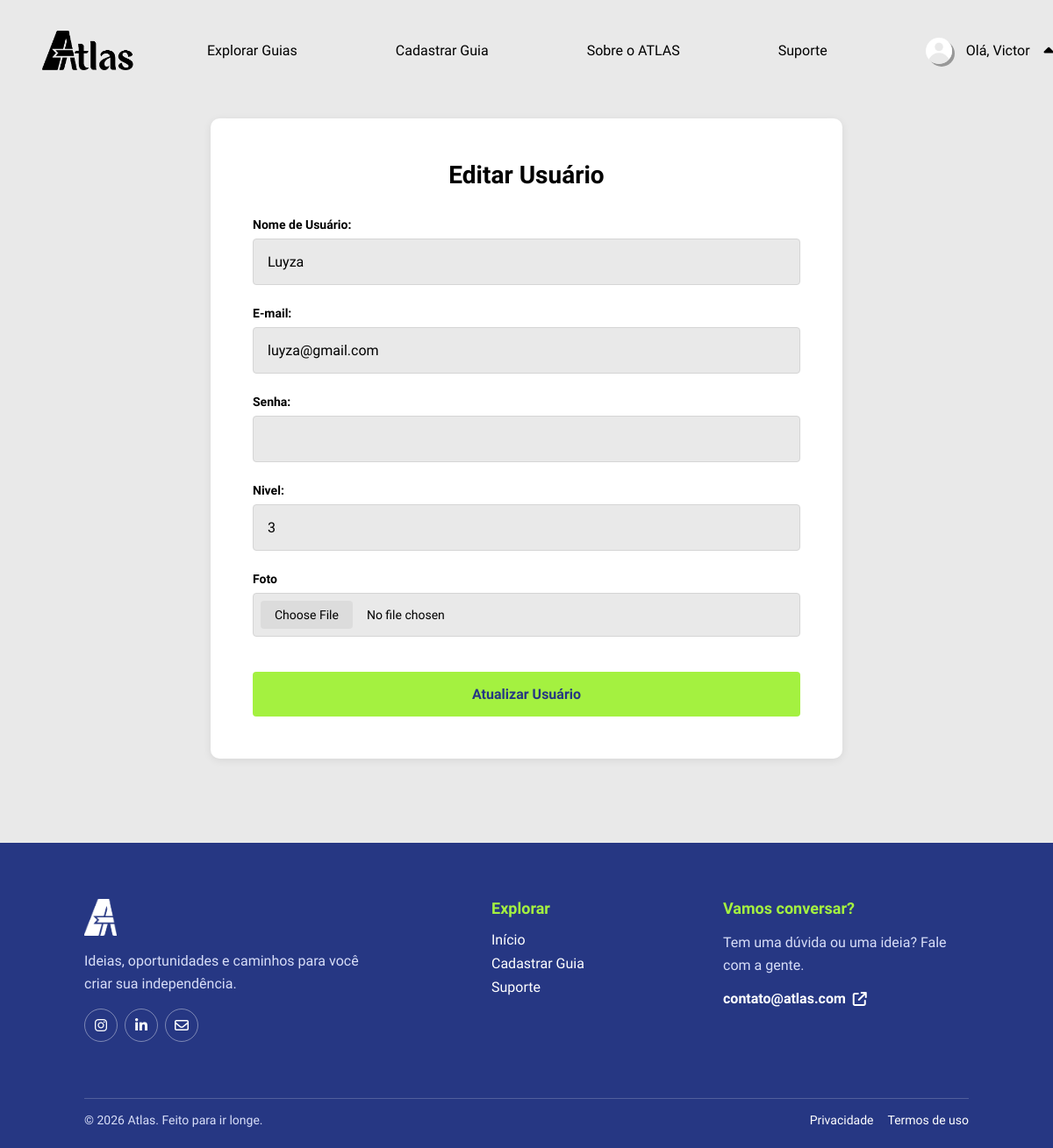
Before: /admin_editar_usuario.php?id=5 (signed in) with the older database file.
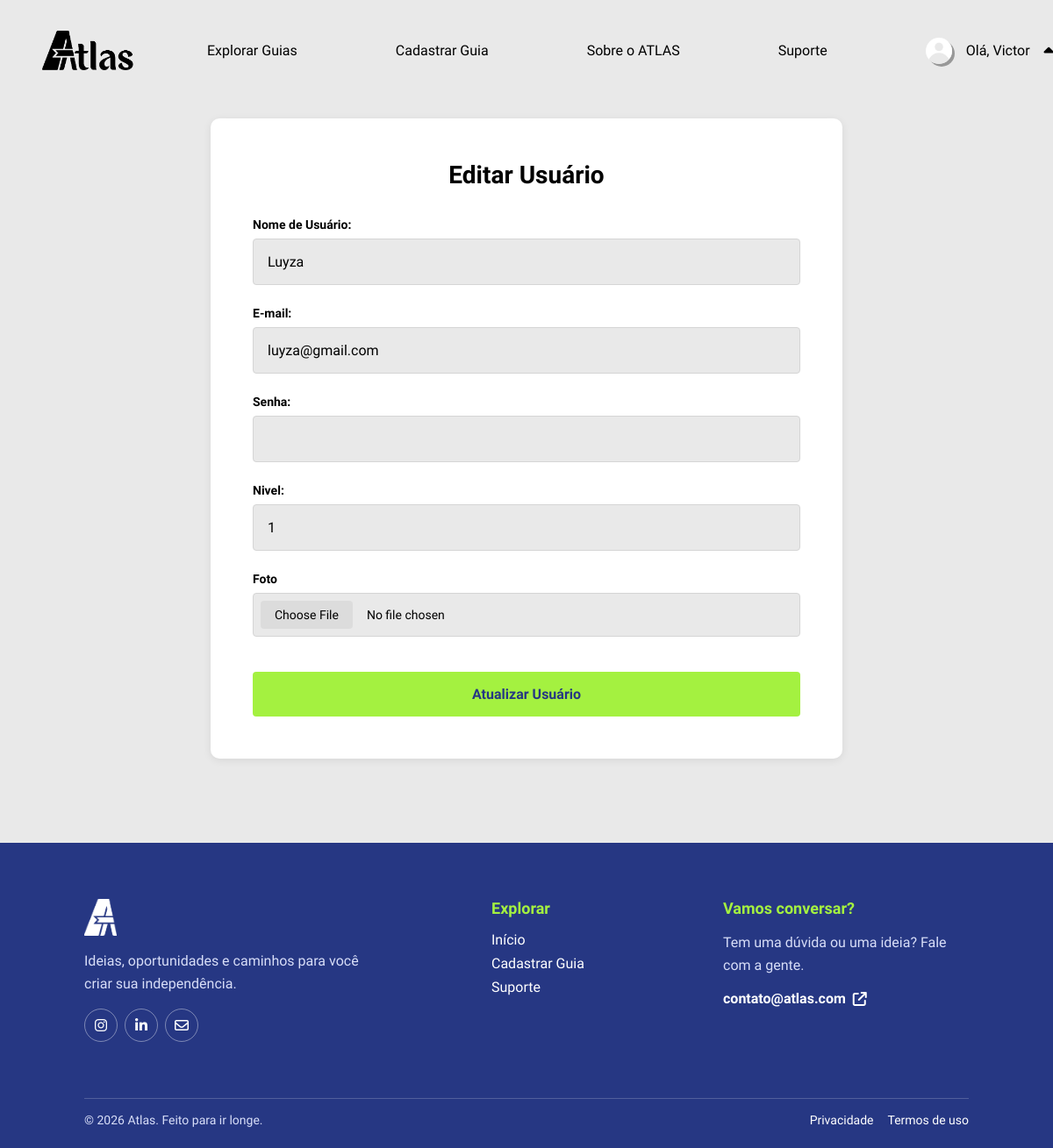
After: the same page with the newer database file.
### tables this page shows
CREATE TABLE `usuario` (
  `id_usuario` int(11) NOT NULL,
  `foto` blob DEFAULT NULL,
  `nome` varchar(100) NOT NULL,
  `email` varchar(150) NOT NULL,
  `senha` varchar(255) NOT NULL,
  `preferencia` enum('Automóveis','Casa','Compras','Cuidados','Culinária','Educação','Finanças','Jardinagem','Limpeza','Manutenção','Moda','Saúde','Tecnologia','Trabalho','Transporte') NOT NULL,
  `nivel` enum('1','2','3','') NOT NULL DEFAULT '3',
  `estado` enum('ativo','inativo','','') NOT NULL DEFAULT 'ativo',
  `data_criacao` datetime NOT NULL DEFAULT current_timestamp()
);

### admin_editar_usuario.php (the view, shortened to what this page needs)
<?php
require_once __DIR__ . "/conexao.php";
$id_editar = $_GET['id'];
$sql = "SELECT id_usuario, foto, nome, email, preferencia, nivel FROM usuario WHERE id_usuario = '$id_editar'";
$resultado = $conn->query($sql);
$usuario = $resultado->fetch_assoc();
function h($valor): string
{
    return htmlspecialchars((string)$valor, ENT_QUOTES, 'UTF-8');
}
?>
<!DOCTYPE html>
<html lang="pt-br">
<head>
    <link rel="stylesheet" href="https://cdnjs.cloudflare.com/ajax/libs/font-awesome/6.4.0/css/all.min.css">
    <link rel="stylesheet" href="css/admin_editar_usuario.css">
</head>
<body>
    <header>
        <a class="logo" href="index.php" aria-label="Página inicial">
            <img src="imgs_website/logotipoatlas.png" alt="ATLAS">
        </a>
        <nav class="nav-options" aria-label="Navegação principal">
            <a class="item" href="guias.php">
                <p>Explorar Guias</p>
            </a>
            <?php if (isset($_SESSION['id'])): ?>
                <a class="item" href="cadastro_guias.php">
                    <p>Cadastrar Guia</p>
                </a>
            <?php endif; ?>
            <a class="item" href="index.php#sobre-atlas">
                <p>Sobre o ATLAS</p>
            </a>
            <a class="item" href="suporte.php">
                <p>Suporte</p>
            </a>
        </nav>
        <nav class="nav-btns" aria-label="Conta">
            <?php if (isset($_SESSION['id'])): ?>
                <div class="perfil" id="perfil">
                    <p>
                        <img class="foto" src="imgs_perfil/<?= !empty($_SESSION['foto']) ? h($_SESSION['foto']) : 'foto_padrao.png' ?>">
                        Olá, <?= h($_SESSION['nome']) ?>
                    </p>
                    <i class="fa-solid fa-caret-up" id="seta"></i>
                </div>
            <?php else: ?>
                <a class="entrar" href="login.php">Entrar</a>
            <?php endif; ?>
        </nav>
    </header>
    <main>
        <form class="editar-form" method="POST" enctype="multipart/form-data">
            <h2>Editar Usuário</h2>
            <div class="cadastro">
                <div class="text">
                    <div class="division">
                        <label for="nome">Nome de Usuário:</label>
                        <input type="text" id="nome" name="nome" minlength="3" maxlength="100" required value="<?= $usuario['nome']; ?>">
                    </div>
                    <div class="division">
                        <label for="email">E-mail:</label>
                        <input type="email" id="email" maxlength="150" name="email" required value="<?= $usuario['email']; ?>">
                    </div>
                    <div class="division">
                        <label for="senha">Senha:</label>
                        <input type="password" id="senha" name="senha" maxlength="255">
                    </div>
                    <div class="division">
                        <label for="nivel">Nivel:</label>
                        <input type="number" id="nivel" name="nivel" min="1" max="3" required value="<?= $usuario['nivel']; ?>">
                    </div>
                    <div class="division">
                        <label for="foto">Foto</label>
                        <input type="file" id="foto" name="foto" value="<?= $usuario['foto']; ?>">
                    </div>
                </div>
                <button type="submit" name="editar">Atualizar Usuário</button>
            </div>
        </form>
    </main>
    <footer>
        <div class="footer-content">
            <div class="footer-brand">
                <a class="footer-logo" href="index.php" aria-label="Voltar para o início"><img src="imgs_website/logoatlas.png" alt="ATLAS"></a>
                <p>Ideias, oportunidades e caminhos para você criar sua independência.</p>
                <div class="footer-socials" aria-label="Redes sociais">
                    <a href="#" aria-label="Instagram"><i class="fa-brands fa-instagram"></i></a>
                    <a href="#" aria-label="LinkedIn"><i class="fa-brands fa-linkedin-in"></i></a>
                    <a href="mailto:contato@atlas.com" aria-label="Enviar e-mail"><i class="fa-regular fa-envelope"></i></a>
                </div>
            </div>
            <div class="footer-section">
                <h3>Explorar</h3>
                <a href="index.php">Início</a>
                <a href="cadastro_guias.php">Cadastrar Guia</a>
                <a href="suporte.php">Suporte
                </a>
            </div>
            <div class="footer-section footer-contact">
                <h3>Vamos conversar?</h3>
                <p>Tem uma dúvida ou uma ideia? Fale com a gente.</p><a href="mailto:contato@atlas.com">contato@atlas.com <i class="fa-solid fa-arrow-up-right-from-square"></i></a>
            </div>
        </div>
        <div class="footer-bottom">
            <p>&copy; <?= date('Y') ?> Atlas. Feito para ir longe.</p>
            <div><a href="#">Privacidade</a><a href="#">Termos de uso</a></div>
        </div>
    </footer>
</body>
</html>

Changed rows visible on the page:
changed usuario "Luyza": nivel "3" → "1"
